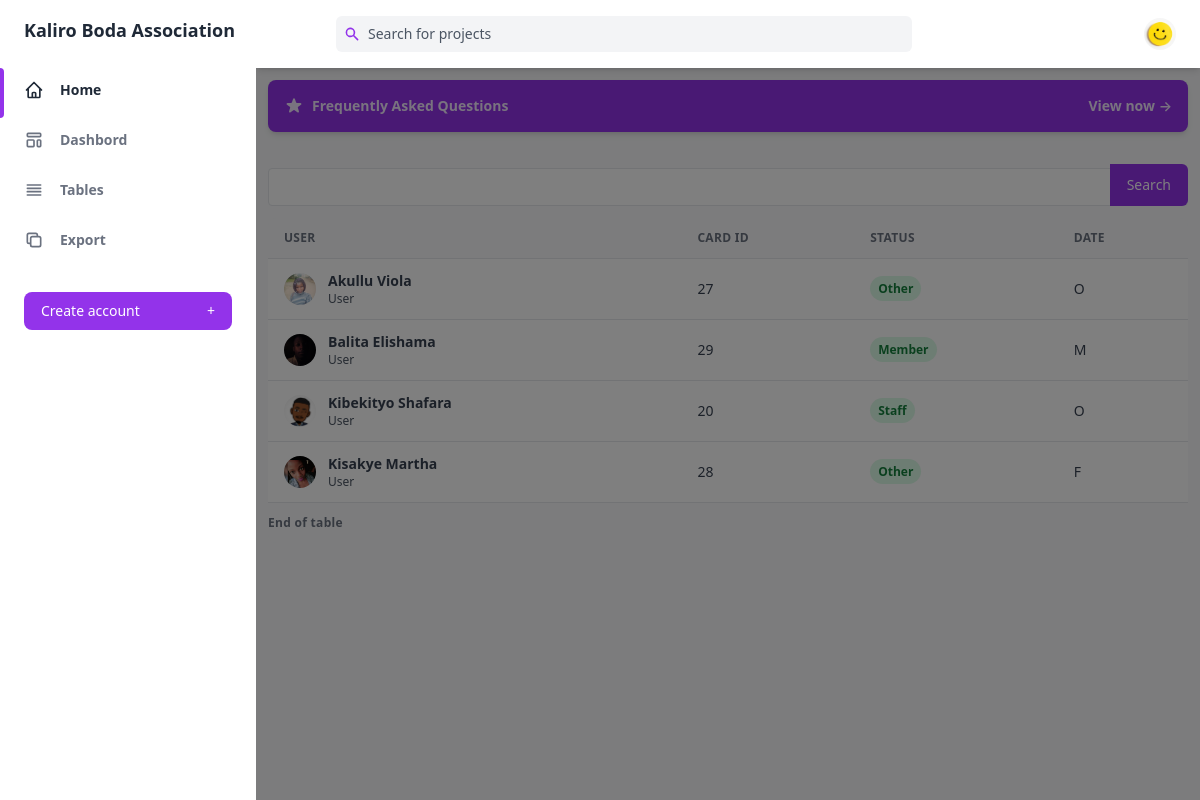
Page /accounts/user_table on the earlier database version.
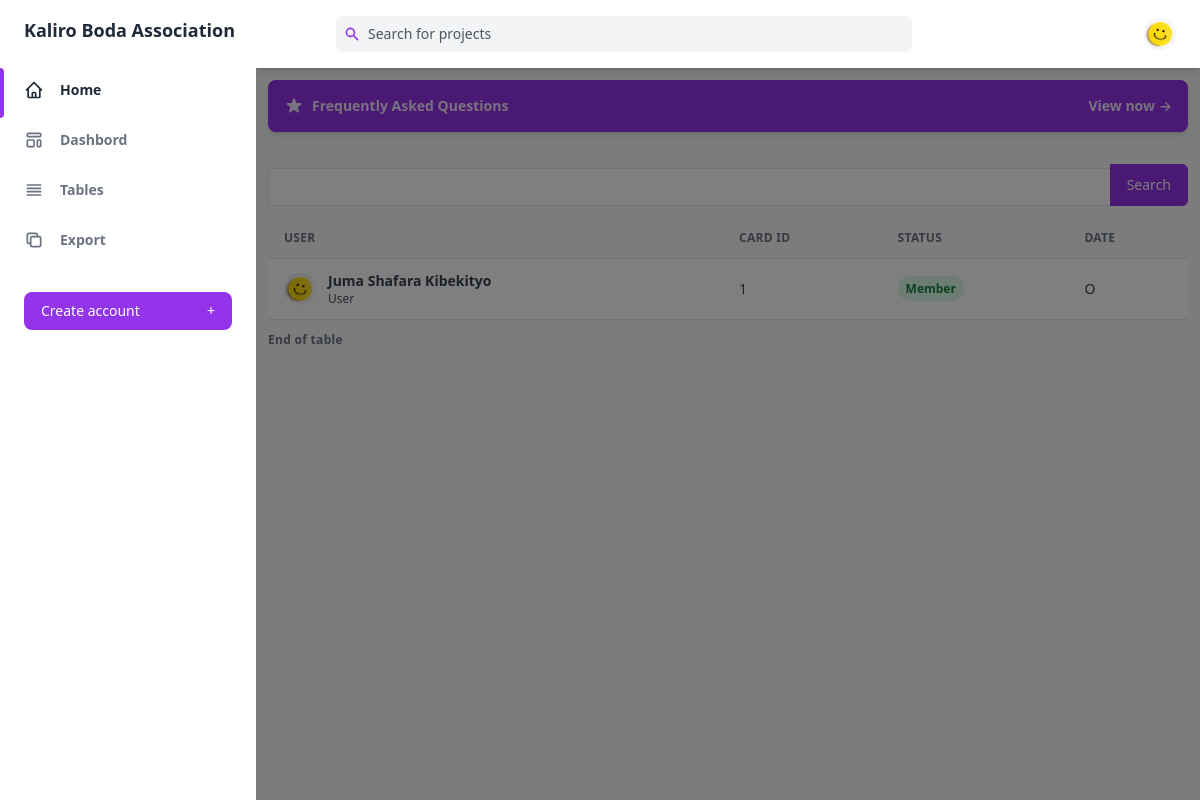
Same page on the later database version.
### accounts/models.py (models this page shows, shortened)
class User(AbstractUser):
    REQUIRED_FIELDS = ['first_name', 'last_name']
    GENDER_CHOICES = [('M', 'Male'), ('F', 'Female'), ('O', 'Other')]
    first_name = models.CharField(max_length=25)
    last_name = models.CharField(max_length=25)
    email = models.EmailField(verbose_name='User email', blank=True)
    gender = models.CharField(choices=GENDER_CHOICES,
                              max_length=1, default="O")
    display_picture = models.ImageField(
        default='display_pictures/smily.jpg', upload_to='display_pictures')

### accounts/views.py (the view)
def userTable(request):
    users = User.objects.all().order_by('first_name')
    context = {'users': users}
    template_name = 'accounts/user_table.html'
    return render(request=request, template_name=template_name, context=context)

### accounts/templates/accounts/user_table.html (shortened to what this page needs)
{% extends 'kaliroboda/base.html' %} {% block content %}
<main class="container overflow-y-auto p-3">
  <a
    class="flex items-center justify-between p-4 mb-8 text-sm font-semibold text-purple-100 bg-purple-600 rounded-lg shadow-md focus:outline-none focus:shadow-outline-purple"
    href=""
  >
    <div class="flex items-center">
      <span>Frequently Asked Questions</span>
    </div>
    <span>View now &RightArrow;</span>
  </a>
  <form action="{% url 'accounts:user_search' %}" method="get">
    <label class="block mt-4 text-sm mb-3">
      <div class="relative text-gray-500 focus-within:text-purple-600">
        <input
          class="rounded py-2 border w-full pr-20 mt-1 text-sm text-black dark:text-gray-300 dark:border-gray-600 dark:bg-gray-700 focus:border-purple-400 focus:outline-none focus:shadow-outline-purple dark:focus:shadow-outline-gray form-input"
          {%
          if
          query
          %}
          placeholder="{{query}}"
          {%
          else
          %}
          placeholder="John Doe"
          {%
          endif
          %}
          type="text"
          name="query"
        />
        <button
          type="submit"
          class="absolute inset-y-0 right-0 px-4 text-sm font-medium leading-5 text-white transition-colors duration-150 bg-purple-600 border border-transparent rounded-r-md active:bg-purple-600 hover:bg-purple-700 focus:outline-none focus:shadow-outline-purple"
        >
          Search
        </button>
      </div>
    </label>
  </form>
  {% if users %}
  <div class="w-full overflow-hidden rounded-lg shadow-xs">
    <div class="w-full overflow-x-auto">
      <table class="w-full whitespace-no-wrap">
        <thead>
          <tr
            class="text-xs font-semibold tracking-wide text-left text-gray-500 uppercase border-b dark:border-gray-700 bg-gray-50 dark:text-gray-400 dark:bg-gray-800"
          >
            <th class="px-4 py-3">User</th>
            <th class="px-4 py-3">Card ID</th>
            <th class="px-4 py-3">Status</th>
            <th class="px-4 py-3">Date</th>
          </tr>
        </thead>
        <tbody class="bg-white divide-y dark:divide-gray-700 dark:bg-gray-800">
          {% for user in users %}
          <tr class="text-gray-700 dark:text-gray-400">
            <td class="px-4 py-3">
              <a
                href="{% url 'accounts:profile'%}?user_id={{user.id}}"
                class="flex items-center text-sm"
              >
                <div class="relative hidden w-8 h-8 mr-3 rounded-full md:block">
                  <img
                    class="object-cover w-full h-full rounded-full"
                    src="{{user.display_picture.url}}"
                    alt=""
                    loading="lazy"
                  />
                  <div
                    class="absolute inset-0 rounded-full shadow-inner"
                    aria-hidden="true"
                  ></div>
                </div>
                <div>
                  <p class="font-semibold">
                    {{user.first_name}} {{user.last_name}}
                  </p>
                  <p class="text-xs text-gray-600 dark:text-gray-400">User</p>
                </div>
              </a>
            </td>
            <td class="px-4 py-3 text-sm">{{user.id}}</td>
            <td class="px-4 py-3 text-xs">
              <span
                class="px-2 py-1 font-semibold leading-tight text-green-700 bg-green-100 rounded-full dark:bg-green-700 dark:text-green-100"
              >
                {% if user.member %}
                <span>Member</span>
                {% elif user.is_staff %}
                <span>Staff</span>
                {% else %}
                <span>Other</span>
                {% endif %}
              </span>
            </td>
            <td class="px-4 py-3 text-sm">{{user.gender}}</td>
          </tr>
          {% endfor %}
        </tbody>
      </table>
    </div>
    <div
      class="grid py-3 text-xs font-semibold tracking-wide text-gray-500 border-t dark:border-gray-700 bg-gray-50 dark:text-gray-400 dark:bg-gray-800"
    >
      <span class="flex items-center col-span-3"> End of table </span>
    </div>
  </div>
  {% else %}
  <h2 class="text-white">No users found</h2>
  {% endif %} {% endblock %}

### kaliroboda/templates/kaliroboda/base.html (shortened to what this page needs)
{% load static %}
<!DOCTYPE html>
<html :class="{ 'theme-dark': dark }" x-data="data()" lang="en">
  <head>
    <link rel="stylesheet" href='{% static "css/tailwind.output.css" %}' />
    <link
      rel="stylesheet"
      href="https://cdnjs.cloudflare.com/ajax/libs/Chart.js/2.9.3/Chart.min.css"
    />
  </head>
  <body>
    <div
      class="flex h-screen bg-gray-50 dark:bg-gray-900"
      :class="{ 'overflow-hidden': isSideMenuOpen }"
    >
      <aside
        class="z-20 hidden w-64 overflow-y-auto bg-white dark:bg-gray-800 md:block flex-shrink-0"
      >
        <div class="py-4 text-gray-500 dark:text-gray-400">
          <a
            class="ml-6 text-lg font-bold text-gray-800 dark:text-gray-200"
            href="#"
          >
            Kaliro Boda Association
          </a>
          <ul class="mt-6">
            <li class="relative px-6 py-3">
              <span
                class="absolute inset-y-0 left-0 w-1 bg-purple-600 rounded-tr-lg rounded-br-lg"
                aria-hidden="true"
              ></span>
              <a
                class="inline-flex items-center w-full text-sm font-semibold text-gray-800 transition-colors duration-150 hover:text-gray-800 dark:hover:text-gray-200 dark:text-gray-100"
                href="{% url 'home' %}"
              >
                <svg
                  class="w-5 h-5"
                  aria-hidden="true"
                  fill="none"
                  stroke-linecap="round"
                  stroke-linejoin="round"
                  stroke-width="2"
                  viewBox="0 0 24 24"
                  stroke="currentColor"
                >
                  <path
                    d="M3 12l2-2m0 0l7-7 7 7M5 10v10a1 1 0 001 1h3m10-11l2 2m-2-2v10a1 1 0 01-1 1h-3m-6 0a1 1 0 001-1v-4a1 1 0 011-1h2a1 1 0 011 1v4a1 1 0 001 1m-6 0h6"
                  ></path>
                </svg>
                <span class="ml-4">Home</span>
              </a>
            </li>
          </ul>
          <ul>
            <li class="relative px-6 py-3">
              <a
                class="inline-flex items-center w-full text-sm font-semibold transition-colors duration-150 hover:text-gray-800 dark:hover:text-gray-200"
                href="{% url 'dashbord' %}"
              >
                <span class="ml-4">Dashbord</span>
              </a>
            </li>
            <li class="relative px-6 py-3">
              <a
                class="inline-flex items-center w-full text-sm font-semibold transition-colors duration-150 hover:text-gray-800 dark:hover:text-gray-200"
                href="{% url 'accounts:user_table' %}"
              >
                <svg
                  class="w-5 h-5"
                  aria-hidden="true"
                  fill="none"
                  stroke-linecap="round"
                  stroke-linejoin="round"
                  stroke-width="2"
                  viewBox="0 0 24 24"
                  stroke="currentColor"
                >
                  <path d="M4 6h16M4 10h16M4 14h16M4 18h16"></path>
                </svg>
                <span class="ml-4">Tables</span>
              </a>
            </li>
            <li class="relative px-6 py-3">
              <a
                class="inline-flex items-center w-full text-sm font-semibold transition-colors duration-150 hover:text-gray-800 dark:hover:text-gray-200"
                href="{% url 'export'%}"
              >
                <svg
                  class="w-5 h-5"
                  aria-hidden="true"
                  fill="none"
                  stroke-linecap="round"
                  stroke-linejoin="round"
                  stroke-width="2"
                  viewBox="0 0 24 24"
                  stroke="currentColor"
                >
                  <path
                    d="M8 16H6a2 2 0 01-2-2V6a2 2 0 012-2h8a2 2 0 012 2v2m-6 12h8a2 2 0 002-2v-8a2 2 0 00-2-2h-8a2 2 0 00-2 2v8a2 2 0 002 2z"
                  ></path>
                </svg>
                <span class="ml-4">Export</span>
              </a>
            </li>
          </ul>
          {% if request.user.is_authenticated %} {% else %}
          <div class="px-6 my-6">
            <a
              href="{% url 'accounts:signup'%}"
              class="flex items-center justify-between px-4 py-2 text-sm font-medium leading-5 text-white transition-colors duration-150 bg-purple-600 border border-transparent rounded-lg active:bg-purple-600 hover:bg-purple-700 focus:outline-none focus:shadow-outline-purple"
            >
              Create account
              <span class="ml-2" aria-hidden="true">+</span>
            </a>
          </div>
          {% endif %}
        </div>
      </aside>
      <div
        x-show="isSideMenuOpen"
        x-transition:enter="transition ease-in-out duration-150"
        x-transition:enter-start="opacity-0"
        x-transition:enter-end="opacity-100"
        x-transition:leave="transition ease-in-out duration-150"
        x-transition:leave-start="opacity-100"
        x-transition:leave-end="opacity-0"
        class="fixed inset-0 z-10 flex items-end bg-black bg-opacity-50 sm:items-center sm:justify-center"
      ></div>
      <div class="flex flex-col flex-1 w-full">
        <header class="z-10 py-4 bg-white shadow-md dark:bg-gray-800">
          <div
            class="container flex items-center justify-between h-full px-6 mx-auto text-purple-600 dark:text-purple-300"
          >
            <div class="flex justify-center flex-1 lg:mr-32">
              <div
                class="relative w-full max-w-xl mr-6 focus-within:text-purple-500"
              >
                <div class="absolute inset-y-0 flex items-center pl-2">
                  <svg
                    class="w-4 h-4"
                    aria-hidden="true"
                    fill="currentColor"
                    viewBox="0 0 20 20"
                  >
                    <path
                      fill-rule="evenodd"
                      d="M8 4a4 4 0 100 8 4 4 0 000-8zM2 8a6 6 0 1110.89 3.476l4.817 4.817a1 1 0 01-1.414 1.414l-4.816-4.816A6 6 0 012 8z"
                      clip-rule="evenodd"
                    ></path>
                  </svg>
                </div>
                <input
                  class="p-2 w-full pl-8 pr-2 text-sm text-gray-700 placeholder-gray-600 bg-gray-100 border-0 rounded-md dark:placeholder-gray-500 dark:focus:shadow-outline-gray dark:focus:placeholder-gray-600 dark:bg-gray-700 dark:text-gray-200 focus:placeholder-gray-500 focus:bg-white focus:border-purple-300 focus:outline-none focus:shadow-outline-purple form-input"
                  type="text"
                  placeholder="Search for projects"
                  aria-label="Search"
                />
              </div>
            </div>
            <ul class="flex items-center flex-shrink-0 space-x-6">
              <li class="relative">
                <button
                  class="align-middle rounded-full focus:shadow-outline-purple focus:outline-none"
                  @click="toggleProfileMenu"
                  @keydown.escape="closeProfileMenu"
                  aria-label="Account"
                  aria-haspopup="true"
                >
                  {% if request.user.is_authenticated %}
                  <img
                    class="object-cover w-8 h-8 rounded-full"
                    src="{{user.display_picture.url}}"
                    alt=""
                    aria-hidden="true"
                  />
                  {% else %}
                  <img
                    class="object-cover w-8 h-8 rounded-full"
                    src="/media/display_pictures/smily.jpg"
                    alt=""
                    aria-hidden="true"
                  />
                  {% endif %}
                </button>
              </li>
            </ul>
          </div>
        </header>
        {% block content %} {% endblock %}
      </div>
    </div>
  </body>
</html>

Differences in the rows shown:
removed User: display_picture (picture), first_name "Akullu", last_name "Viola", id "27", is_staff "Other", gender "O"
removed User: display_picture (picture), first_name "Balita", last_name "Elishama", id "29", shows "Member", gender "M"
removed User: display_picture (picture), first_name "Kibekityo", last_name "Shafara", id "20", is_staff "Staff", gender "O"
removed User: display_picture (picture), first_name "Kisakye", last_name "Martha", id "28", is_staff "Other", gender "F"
added User: display_picture (picture), first_name "Juma Shafara", last_name "Kibekityo", id "1", shows "Member", gender "O"
